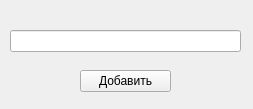
<?xml version="1.0" encoding="UTF-8"?>
<ui version="4.0">
 <class>AddExtWindow</class>
 <widget class="QMainWindow" name="AddExtWindow">
  <property name="geometry">
   <rect>
    <x>0</x>
    <y>0</y>
    <width>253</width>
    <height>109</height>
   </rect>
  </property>
  <property name="windowTitle">
   <string>MainWindow</string>
  </property>
  <widget class="QWidget" name="centralwidget">
   <widget class="QPushButton" name="confirm">
    <property name="geometry">
     <rect>
      <x>80</x>
      <y>70</y>
      <width>91</width>
      <height>22</height>
     </rect>
    </property>
    <property name="text">
     <string>Добавить</string>
    </property>
   </widget>
   <widget class="QLineEdit" name="newExt">
    <property name="geometry">
     <rect>
      <x>10</x>
      <y>30</y>
      <width>231</width>
      <height>22</height>
     </rect>
    </property>
   </widget>
  </widget>
 </widget>
 <resources/>
 <connections/>
</ui>
